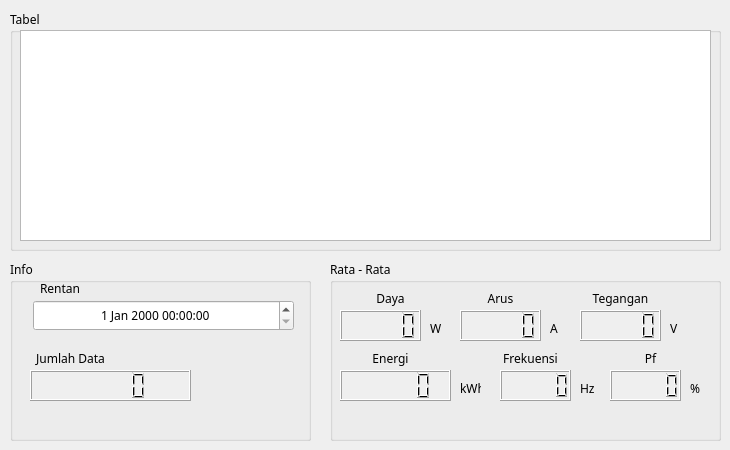
        <widget class="QWidget" name="tab_1daily">
         <attribute name="title">
          <string>1</string>
         </attribute>
         <widget class="QGroupBox" name="groupBox_19">
          <property name="geometry">
           <rect>
            <x>10</x>
            <y>260</y>
            <width>301</width>
            <height>181</height>
           </rect>
          </property>
          <property name="font">
           <font>
            <family>JetBrains Mono</family>
           </font>
          </property>
          <property name="title">
           <string>Info</string>
          </property>
          <widget class="QLabel" name="label_9">
           <property name="geometry">
            <rect>
             <x>30</x>
             <y>20</y>
             <width>51</width>
             <height>16</height>
            </rect>
           </property>
           <property name="font">
            <font>
             <family>JetBrains Mono</family>
            </font>
           </property>
           <property name="text">
            <string>Rentan</string>
           </property>
          </widget>
          <widget class="QLabel" name="label_10">
           <property name="geometry">
            <rect>
             <x>10</x>
             <y>90</y>
             <width>101</width>
             <height>16</height>
            </rect>
           </property>
           <property name="font">
            <font>
             <family>JetBrains Mono</family>
            </font>
           </property>
           <property name="text">
            <string>Jumlah Data</string>
           </property>
           <property name="alignment">
            <set>Qt::AlignmentFlag::AlignCenter</set>
           </property>
          </widget>
          <widget class="QDateTimeEdit" name="tabel_HOME_daily_tanggal_awal">
           <property name="enabled">
            <bool>true</bool>
           </property>
           <property name="geometry">
            <rect>
             <x>23</x>
             <y>40</y>
             <width>261</width>
             <height>31</height>
            </rect>
           </property>
           <property name="font">
            <font>
             <family>JetBrains Mono</family>
            </font>
           </property>
           <property name="wrapping">
            <bool>false</bool>
           </property>
           <property name="alignment">
            <set>Qt::AlignmentFlag::AlignCenter</set>
           </property>
          </widget>
          <widget class="QLCDNumber" name="tabel_HOME_daily_jumlahdata">
           <property name="geometry">
            <rect>
             <x>20</x>
             <y>110</y>
             <width>161</width>
             <height>31</height>
            </rect>
           </property>
           <property name="font">
            <font>
             <family>JetBrains Mono</family>
            </font>
           </property>
           <property name="autoFillBackground">
            <bool>true</bool>
           </property>
          </widget>
         </widget>
         <widget class="QGroupBox" name="groupBox_20">
          <property name="geometry">
           <rect>
            <x>10</x>
            <y>10</y>
            <width>711</width>
            <height>241</height>
           </rect>
          </property>
          <property name="font">
           <font>
            <family>JetBrains Mono</family>
           </font>
          </property>
          <property name="title">
           <string>Tabel</string>
          </property>
          <widget class="QTableView" name="tabel_HOME_daily_2">
           <property name="geometry">
            <rect>
             <x>10</x>
             <y>20</y>
             <width>691</width>
             <height>211</height>
            </rect>
           </property>
          </widget>
         </widget>
         <widget class="QGroupBox" name="groupBox_21">
          <property name="geometry">
           <rect>
            <x>330</x>
            <y>260</y>
            <width>391</width>
            <height>181</height>
           </rect>
          </property>
          <property name="font">
           <font>
            <family>JetBrains Mono</family>
           </font>
          </property>
          <property name="title">
           <string>Rata - Rata</string>
          </property>
          <widget class="QLabel" name="label_13">
           <property name="geometry">
            <rect>
             <x>10</x>
             <y>30</y>
             <width>101</width>
             <height>16</height>
            </rect>
           </property>
           <property name="font">
            <font>
             <family>JetBrains Mono</family>
            </font>
           </property>
           <property name="text">
            <string>Daya</string>
           </property>
           <property name="alignment">
            <set>Qt::AlignmentFlag::AlignCenter</set>
           </property>
          </widget>
          <widget class="QLabel" name="label_59">
           <property name="geometry">
            <rect>
             <x>240</x>
             <y>30</y>
             <width>101</width>
             <height>16</height>
            </rect>
           </property>
           <property name="font">
            <font>
             <family>JetBrains Mono</family>
            </font>
           </property>
           <property name="text">
            <string>Tegangan</string>
           </property>
           <property name="alignment">
            <set>Qt::AlignmentFlag::AlignCenter</set>
           </property>
          </widget>
          <widget class="QLabel" name="label_60">
           <property name="geometry">
            <rect>
             <x>120</x>
             <y>30</y>
             <width>101</width>
             <height>16</height>
            </rect>
           </property>
           <property name="font">
            <font>
             <family>JetBrains Mono</family>
            </font>
           </property>
           <property name="text">
            <string>Arus</string>
           </property>
           <property name="alignment">
            <set>Qt::AlignmentFlag::AlignCenter</set>
           </property>
          </widget>
          <widget class="QLabel" name="label_61">
           <property name="geometry">
            <rect>
             <x>100</x>
             <y>60</y>
             <width>21</width>
             <height>16</height>
            </rect>
           </property>
           <property name="font">
            <font>
             <family>JetBrains Mono</family>
            </font>
           </property>
           <property name="text">
            <string>W</string>
           </property>
          </widget>
          <widget class="QLabel" name="label_62">
           <property name="geometry">
            <rect>
             <x>340</x>
             <y>60</y>
             <width>21</width>
             <height>16</height>
            </rect>
           </property>
           <property name="font">
            <font>
             <family>JetBrains Mono</family>
            </font>
           </property>
           <property name="text">
            <string>V</string>
           </property>
          </widget>
          <widget class="QLabel" name="label_63">
           <property name="geometry">
            <rect>
             <x>220</x>
             <y>60</y>
             <width>31</width>
             <height>16</height>
            </rect>
           </property>
           <property name="font">
            <font>
             <family>JetBrains Mono</family>
            </font>
           </property>
           <property name="text">
            <string>A</string>
           </property>
          </widget>
          <widget class="QLabel" name="label_64">
           <property name="geometry">
            <rect>
             <x>150</x>
             <y>90</y>
             <width>101</width>
             <height>16</height>
            </rect>
           </property>
           <property name="font">
            <font>
             <family>JetBrains Mono</family>
            </font>
           </property>
           <property name="text">
            <string>Frekuensi</string>
           </property>
           <property name="alignment">
            <set>Qt::AlignmentFlag::AlignCenter</set>
           </property>
          </widget>
          <widget class="QLabel" name="label_65">
           <property name="geometry">
            <rect>
             <x>250</x>
             <y>120</y>
             <width>21</width>
             <height>16</height>
            </rect>
           </property>
           <property name="font">
            <font>
             <family>JetBrains Mono</family>
            </font>
           </property>
           <property name="text">
            <string>Hz</string>
           </property>
          </widget>
          <widget class="QLCDNumber" name="tabel_HOME_daily_daya">
           <property name="geometry">
            <rect>
             <x>10</x>
             <y>50</y>
             <width>81</width>
             <height>31</height>
            </rect>
           </property>
           <property name="font">
            <font>
             <family>JetBrains Mono</family>
            </font>
           </property>
           <property name="autoFillBackground">
            <bool>true</bool>
           </property>
          </widget>
          <widget class="QLabel" name="label_66">
           <property name="geometry">
            <rect>
             <x>10</x>
             <y>90</y>
             <width>101</width>
             <height>16</height>
            </rect>
           </property>
           <property name="font">
            <font>
             <family>JetBrains Mono</family>
            </font>
           </property>
           <property name="text">
            <string>Energi</string>
           </property>
           <property name="alignment">
            <set>Qt::AlignmentFlag::AlignCenter</set>
           </property>
          </widget>
          <widget class="QLabel" name="label_67">
           <property name="geometry">
            <rect>
             <x>360</x>
             <y>120</y>
             <width>21</width>
             <height>16</height>
            </rect>
           </property>
           <property name="font">
            <font>
             <family>JetBrains Mono</family>
            </font>
           </property>
           <property name="text">
            <string>%</string>
           </property>
          </widget>
          <widget class="QLabel" name="label_68">
           <property name="geometry">
            <rect>
             <x>270</x>
             <y>90</y>
             <width>101</width>
             <height>16</height>
            </rect>
           </property>
           <property name="font">
            <font>
             <family>JetBrains Mono</family>
            </font>
           </property>
           <property name="text">
            <string>Pf</string>
           </property>
           <property name="alignment">
            <set>Qt::AlignmentFlag::AlignCenter</set>
           </property>
          </widget>
          <widget class="QLabel" name="label_69">
           <property name="geometry">
            <rect>
             <x>130</x>
             <y>120</y>
             <width>21</width>
             <height>16</height>
            </rect>
           </property>
           <property name="font">
            <font>
             <family>JetBrains Mono</family>
            </font>
           </property>
           <property name="text">
            <string>kWh</string>
           </property>
          </widget>
          <widget class="QLCDNumber" name="tabel_HOME_daily_arus">
           <property name="geometry">
            <rect>
             <x>130</x>
             <y>50</y>
             <width>81</width>
             <height>31</height>
            </rect>
           </property>
           <property name="font">
            <font>
             <family>JetBrains Mono</family>
            </font>
           </property>
           <property name="autoFillBackground">
            <bool>true</bool>
           </property>
          </widget>
          <widget class="QLCDNumber" name="tabel_HOME_daily_tegangan">
           <property name="geometry">
            <rect>
             <x>250</x>
             <y>50</y>
             <width>81</width>
             <height>31</height>
            </rect>
           </property>
           <property name="font">
            <font>
             <family>JetBrains Mono</family>
            </font>
           </property>
           <property name="autoFillBackground">
            <bool>true</bool>
           </property>
          </widget>
          <widget class="QLCDNumber" name="tabel_HOME_daily_energi">
           <property name="geometry">
            <rect>
             <x>10</x>
             <y>110</y>
             <width>111</width>
             <height>31</height>
            </rect>
           </property>
           <property name="font">
            <font>
             <family>JetBrains Mono</family>
            </font>
           </property>
           <property name="autoFillBackground">
            <bool>true</bool>
           </property>
          </widget>
          <widget class="QLCDNumber" name="tabel_HOME_daily_frekuensi">
           <property name="geometry">
            <rect>
             <x>170</x>
             <y>110</y>
             <width>71</width>
             <height>31</height>
            </rect>
           </property>
           <property name="font">
            <font>
             <family>JetBrains Mono</family>
            </font>
           </property>
           <property name="autoFillBackground">
            <bool>true</bool>
           </property>
          </widget>
          <widget class="QLCDNumber" name="tabel_HOME_daily_pf">
           <property name="geometry">
            <rect>
             <x>280</x>
             <y>110</y>
             <width>71</width>
             <height>31</height>
            </rect>
           </property>
           <property name="font">
            <font>
             <family>JetBrains Mono</family>
            </font>
           </property>
           <property name="autoFillBackground">
            <bool>true</bool>
           </property>
          </widget>
         </widget>
        </widget>
